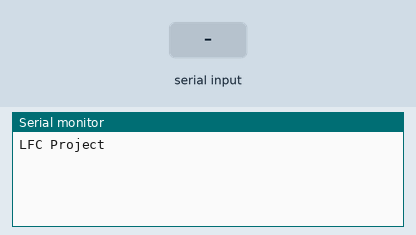
The sketch below on a simulated Arduino Uno, built with avr-gcc and run on an emulated ATmega328P. Parts: the last lines printed to the serial monitor. The inputs (shaded band) are chosen by the test bench.

Above: at 1.2 s.
1.3 s: byte 30 received over Serial
At 2.5 s:
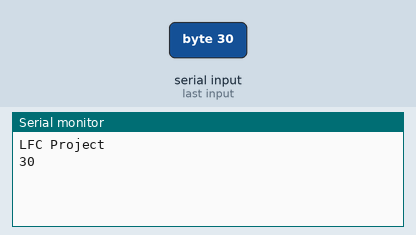
2.8 s: byte 90 received over Serial
At 3.8 s:
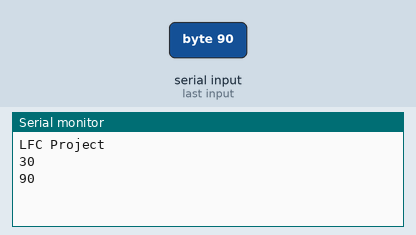
4.3 s: byte 120 received over Serial
At 4.9 s:
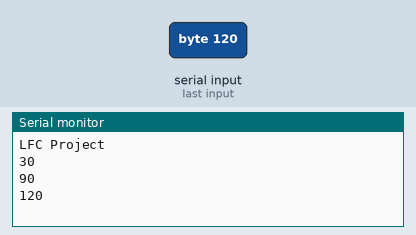

Measured:
- after the input at 1.3 s, the serial monitor: prints a new line at once (image 1)
- after the input at 2.8 s, the serial monitor: prints a new line at once (image 2)
- after the input at 4.3 s, the serial monitor: prints a new line at once (image 3)

The sketch:

sketch_jan22c.ino
```cpp
void setup(void) {
  // put your setup code here, to run once:
Serial.begin(9600);
Serial.println("LFC Project");
}
uint8_t choice;
void loop(void) {
  // put your main code here, to run repeatedly:
if (Serial.available() > 0) {
    choice = Serial.read();
    Serial.println(choice);
}
}
```
